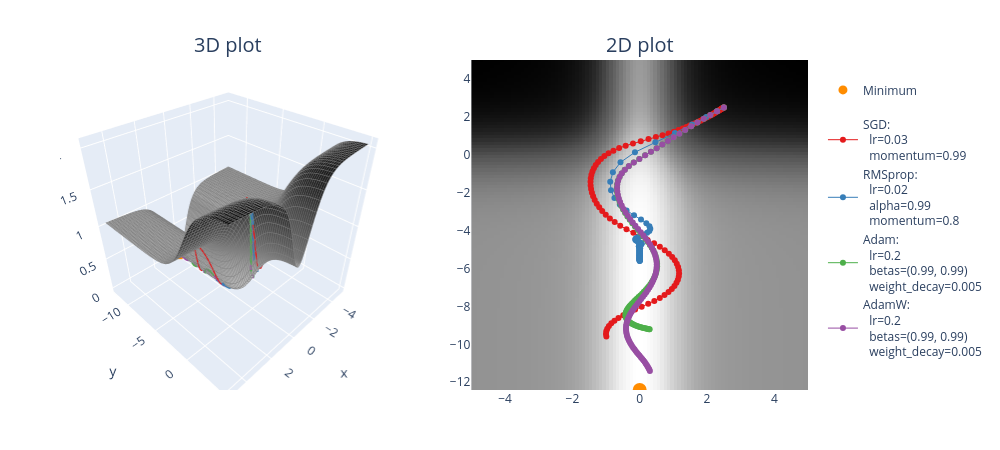

Source (notebook cell):
### Markdown cell above
### Exercise - experiment with different optimizers & params

> ```yaml
> Difficulty: 🔴🔴⚪⚪⚪
> Importance: 🔵🔵🔵⚪⚪
> 
> You should spend up to 20-30 minutes on this exercise.
> ```

We've given you a function below which works just like `opt_fn_with_sgd` from earlier, but takes in a general optimizer and hyperparameters (as a dictionary of keyword arguments like `lr` and `momentum`).

You should use this function to play around with different optimizers and hyperparameters, comparing their performance. The code below gives one example of such a comparison, run it now and see what you get:

### Code cell
def opt_fn(
    fn: Callable,
    xy: Tensor,
    optimizer_class,
    optimizer_hyperparams: dict,
    n_iters: int = 100,
) -> Tensor:
    """Optimize a given function starting from the specified point.

    optimizer_class: one of the optimizers you've defined, either SGD, RMSprop, Adam or AdamW
    optimizer_hyperparams: keyword arguments passed to your optimiser (e.g. lr and weight_decay)
    """
    assert xy.requires_grad

    optimizer = optimizer_class([xy], **optimizer_hyperparams)

    xy_list = [xy.detach().clone()]  # so that we don't unintentionally modify past values in `xy_list`

    for i in range(n_iters):
        fn(xy[0], xy[1]).backward()
        optimizer.step()
        optimizer.zero_grad()
        xy_list.append(xy.detach().clone())

    return t.stack(xy_list)


points = []

optimizer_list = [
    (SGD, {"lr": 0.03, "momentum": 0.99}),
    (RMSprop, {"lr": 0.02, "alpha": 0.99, "momentum": 0.8}),
    (Adam, {"lr": 0.2, "betas": (0.99, 0.99), "weight_decay": 0.005}),
    (AdamW, {"lr": 0.2, "betas": (0.99, 0.99), "weight_decay": 0.005}),
]

for optimizer_class, params in optimizer_list:
    xy = t.tensor([2.5, 2.5], requires_grad=True)
    xys = opt_fn(
        pathological_curve_loss,
        xy=xy,
        optimizer_class=optimizer_class,
        optimizer_hyperparams=params,
    )
    points.append((xys, optimizer_class, params))

plot_fn_with_points(pathological_curve_loss, min_points=[(0, "y_min")], points=points)
